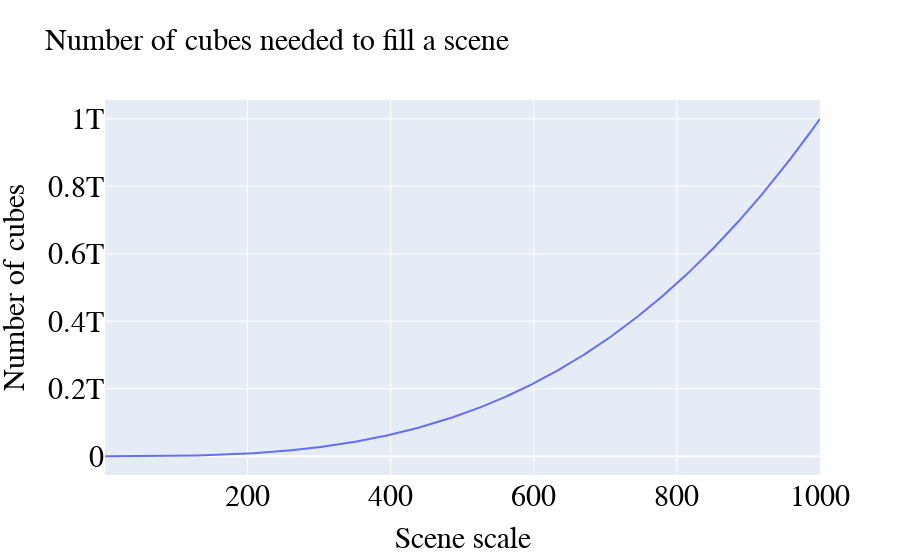

Source (notebook cell):
### Markdown cell above
Code to plot how our 3D cube prior scales.

### Code cell
import plotly.graph_objects as go
import numpy as np

scene_scale = np.linspace(1, 1000, 1000)
size = 0.1
num_cubes = scene_scale**3 / size**3

# Create line graph
fig = go.Figure(data=go.Scatter(x=scene_scale, y=num_cubes, mode="lines"))

# Set chart title and axis labels
fig.update_layout(
    title="Number of cubes needed to fill a scene",
    xaxis_title="Scene scale",
    yaxis_title="Number of cubes"
)

# make pretty
font_size = 30
fig.update_layout(
    title_font_family="Times New Roman",
    title_font_color="black",
    title_font_size=font_size,
    legend_title_font_color="black",
    legend_font_size=font_size,
    legend_font_family="Times New Roman",
    xaxis=dict(
        title_font_family="Times New Roman",
        title_font_color="black",
        title_font_size=font_size,
        tickfont_family="Times New Roman",
        tickfont_color="black",
        tickfont_size=font_size,
    ),
    yaxis=dict(
        title_font_family="Times New Roman",
        title_font_color="black",
        title_font_size=font_size,
        tickfont_family="Times New Roman",
        tickfont_color="black",
        tickfont_size=font_size,
    )
)

# Display the chart
fig.show()

# save as PDF
fig.write_image("plot_scaling.pdf")

### Figure 1 — Plotly figure (JSON) as saved in the notebook; plotly's stock layout.template omitted (floating-point values rounded to 4 significant figures; data arrays with more than 128 entries replaced by an {"elided": "..."} marker saying what was removed)
{"data": [{"mode": "lines", "type": "scatter", "x": {"elided": "1000 int values"}, "y": {"elided": "1000 float values"}}], "layout": {"legend": {"font": {"family": "Times New Roman", "size": 30}, "title": {"font": {"color": "black"}}}, "title": {"font": {"color": "black", "family": "Times New Roman", "size": 30}, "text": "Number of cubes needed to fill a scene"}, "xaxis": {"tickfont": {"color": "black", "family": "Times New Roman", "size": 30}, "title": {"font": {"color": "black", "family": "Times New Roman", "size": 30}, "text": "Scene scale"}}, "yaxis": {"tickfont": {"color": "black", "family": "Times New Roman", "size": 30}, "title": {"font": {"color": "black", "family": "Times New Roman", "size": 30}, "text": "Number of cubes"}}}}
